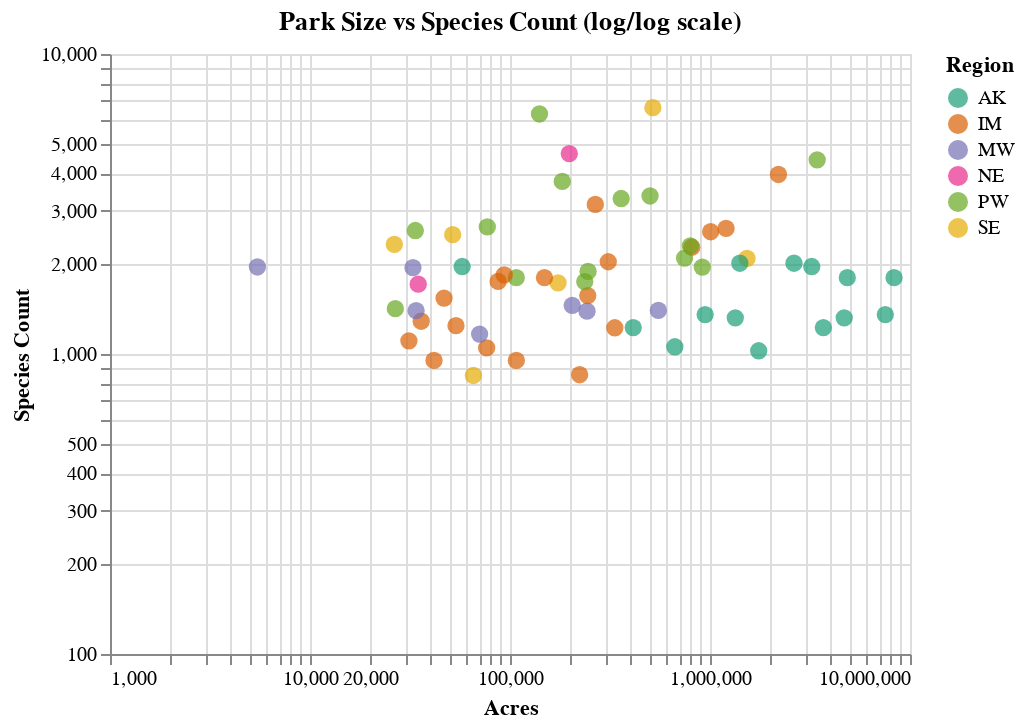

Here is the notebook cell this chart was saved with:
### Markdown cell above
## Q5 - Compare the Acres to Species Count

On a log/log scale compare the total species count (only the rows where "Species Type" is "All Types") with the park size. Encode the region using the same color scale as above. Add a tool tip to see the park name, Species Count, and Acres.

Add a `selection_multi` that will highlight the selected data by turning unselected data light gray.

### Code cell
# your code here
selector = alt.selection_multi(bind='legend',fields=['UNIT_CODE','Park Name'])
speciesCt = df_species_final[df_species_final['Species Type'] == 'All Types']
alt.Chart(speciesCt).mark_circle(size=75).encode(
    x=alt.X("Acres",scale=alt.Scale(type="log")),
    y=alt.Y("Species Count",scale=alt.Scale(type="log")),
    color=alt.condition(selector, 'Region:N', alt.value('lightgray'), scale=alt.Scale(scheme='dark2')),
    tooltip=['Park Name', 'Species Count', 'Acres']
).properties(
    width=400,
    height=300,
    title="Park Size vs Species Count (log/log scale)"
).add_selection(
    selector
)

### Figure 1 — Vega-Lite specification as saved in the notebook (floating-point values rounded to 4 significant figures)
{"config": {"view": {"continuousWidth": 400, "continuousHeight": 300}}, "data": {"name": "data-303c6973cb6bc24079e0bf151f8e51e2"}, "mark": {"type": "circle", "size": 75}, "encoding": {"color": {"condition": {"field": "Region", "scale": {"scheme": "dark2"}, "type": "nominal", "selection": "selector001"}, "value": "lightgray"}, "tooltip": [{"field": "Park Name", "type": "nominal"}, {"field": "Species Count", "type": "quantitative"}, {"field": "Acres", "type": "quantitative"}], "x": {"field": "Acres", "scale": {"type": "log"}, "type": "quantitative"}, "y": {"field": "Species Count", "scale": {"type": "log"}, "type": "quantitative"}}, "height": 300, "selection": {"selector001": {"type": "multi", "bind": "legend", "fields": ["UNIT_CODE", "Park Name"]}}, "title": "Park Size vs Species Count (log/log scale)", "width": 400, "$schema": "https://vega.github.io/schema/vega-lite/v4.17.0.json", "datasets": {"data-303c6973cb6bc24079e0bf151f8e51e2": [{"UNIT_CODE": "ACAD", "Species Type": "All Types", "Species Count": 1709.0, "Park Name": "Acadia National Park", "Acres": 34770.0, "Region": "NE"}, {"UNIT_CODE": "ARCH", "Species Type": "All Types", "Species Count": 1048.0, "Park Name": "Arches National Park", "Acres": 76460.0, "Region": "IM"}, {"UNIT_CODE": "BADL", "Species Type": "All Types", "Species Count": 1389.0, "Park Name": "Badlands National Park", "Acres": 242700.0, "Region": "MW"}, {"UNIT_CODE": "BIBE", "Species Type": "All Types", "Species Count": 2269.0, "Park Name": "Big Bend National Park", "Acres": 810900.0, "Region": "IM"}, {"UNIT_CODE": "BISC", "Species Type": "All Types", "Species Count": 1726.0, "Park Name": "Biscayne National Park", "Acres": 173800.0, "Region": "SE"}, {"UNIT_CODE": "BLCA", "Species Type": "All Types", "Species Count": 1106.0, "Park Name": "Black Canyon of the Gunnison National Park", "Acres": 31230.0, "Region": "IM"}, {"UNIT_CODE": "BRCA", "Species Type": "All Types", "Species Count": 1286.0, "Park Name": "Bryce Canyon National Park", "Acres": 35990.0, "Region": "IM"}, {"UNIT_CODE": "CANY", "Species Type": "All Types", "Species Count": 1223.0, "Park Name": "Canyonlands National Park", "Acres": 334200.0, "Region": "IM"}, {"UNIT_CODE": "CARE", "Species Type": "All Types", "Species Count": 1566.0, "Park Name": "Capitol Reef National Park", "Acres": 244800.0, "Region": "IM"}, {"UNIT_CODE": "CAVE", "Species Type": "All Types", "Species Count": 1536.0, "Park Name": "Carlsbad Caverns National Park", "Acres": 46800.0, "Region": "IM"}, {"UNIT_CODE": "CHIS", "Species Type": "All Types", "Species Count": 1885.0, "Park Name": "Channel Islands National Park", "Acres": 245700.0, "Region": "PW"}, {"UNIT_CODE": "CONG", "Species Type": "All Types", "Species Count": 2321.0, "Park Name": "Congaree National Park", "Acres": 26410.0, "Region": "SE"}, {"UNIT_CODE": "CRLA", "Species Type": "All Types", "Species Count": 3760.0, "Park Name": "Crater Lake National Park", "Acres": 182600.0, "Region": "PW"}, {"UNIT_CODE": "CUVA", "Species Type": "All Types", "Species Count": 1941.0, "Park Name": "Cuyahoga Valley National Park", "Acres": 32720.0, "Region": "MW"}, {"UNIT_CODE": "DENA", "Species Type": "All Types", "Species Count": 1320.0, "Park Name": "Denali National Preserve", "Acres": 1338000.0, "Region": "AK"}, {"UNIT_CODE": "DENA", "Species Type": "All Types", "Species Count": 1320.0, "Park Name": "Denali National Park", "Acres": 4689000.0, "Region": "AK"}, {"UNIT_CODE": "DEVA", "Species Type": "All Types", "Species Count": 4439.0, "Park Name": "Death Valley National Park", "Acres": 3435000.0, "Region": "PW"}, {"UNIT_CODE": "DRTO", "Species Type": "All Types", "Species Count": 848.0, "Park Name": "Dry Tortugas National Park", "Acres": 65580.0, "Region": "SE"}, {"UNIT_CODE": "EVER", "Species Type": "All Types", "Species Count": 2084.0, "Park Name": "Everglades National Park", "Acres": 1532000.0, "Region": "SE"}, {"UNIT_CODE": "GAAR", "Species Type": "All Types", "Species Count": 1353.0, "Park Name": "Gates of the Arctic National Park", "Acres": 7527000.0, "Region": "AK"}, {"UNIT_CODE": "GAAR", "Species Type": "All Types", "Species Count": 1353.0, "Park Name": "Gates of the Arctic National Preserve", "Acres": 945700.0, "Region": "AK"}, {"UNIT_CODE": "GLAC", "Species Type": "All Types", "Species Count": 2556.0, "Park Name": "Glacier National Park", "Acres": 1008000.0, "Region": "IM"}, {"UNIT_CODE": "GLBA", "Species Type": "All Types", "Species Count": 1957.0, "Park Name": "Glacier Bay National Park", "Acres": 3227000.0, "Region": "AK"}, {"UNIT_CODE": "GLBA", "Species Type": "All Types", "Species Count": 1957.0, "Park Name": "Glacier Bay National Preserve", "Acres": 57660.0, "Region": "AK"}, {"UNIT_CODE": "GRBA", "Species Type": "All Types", "Species Count": 2653.0, "Park Name": "Great Basin National Park", "Acres": 77000.0, "Region": "PW"}, {"UNIT_CODE": "GRCA", "Species Type": "All Types", "Species Count": 2622.0, "Park Name": "Grand Canyon National Park", "Acres": 1203000.0, "Region": "IM"}, {"UNIT_CODE": "GRSA", "Species Type": "All Types", "Species Count": 952.0, "Park Name": "Great Sand Dunes National Preserve", "Acres": 41690.0, "Region": "IM"}, {"UNIT_CODE": "GRSA", "Species Type": "All Types", "Species Count": 952.0, "Park Name": "Great Sand Dunes National Park", "Acres": 107600.0, "Region": "IM"}, {"UNIT_CODE": "GRSM", "Species Type": "All Types", "Species Count": 6623.0, "Park Name": "Great Smoky Mountains National Park", "Acres": 518100.0, "Region": "SE"}, {"UNIT_CODE": "GRTE", "Species Type": "All Types", "Species Count": 2030.0, "Park Name": "Grand Teton National Park", "Acres": 310000.0, "Region": "IM"}, {"UNIT_CODE": "GUMO", "Species Type": "All Types", "Species Count": 1746.0, "Park Name": "Guadalupe Mountains National Park", "Acres": 87220.0, "Region": "IM"}, {"UNIT_CODE": "HALE", "Species Type": "All Types", "Species Count": 2580.0, "Park Name": "Haleakala National Park", "Acres": 33630.0, "Region": "PW"}, {"UNIT_CODE": "HAVO", "Species Type": "All Types", "Species Count": 3298.0, "Park Name": "Hawai'i Volcanoes National Park", "Acres": 359600.0, "Region": "PW"}, {"UNIT_CODE": "HOSP", "Species Type": "All Types", "Species Count": 1950.0, "Park Name": "Hot Springs National Park", "Acres": 5457.0, "Region": "MW"}, {"UNIT_CODE": "ISRO", "Species Type": "All Types", "Species Count": 1397.0, "Park Name": "Isle Royale National Park", "Acres": 551800.0, "Region": "MW"}, {"UNIT_CODE": "JOTR", "Species Type": "All Types", "Species Count": 2294.0, "Park Name": "Joshua Tree National Park", "Acres": 797500.0, "Region": "PW"}, {"UNIT_CODE": "KATM", "Species Type": "All Types", "Species Count": 1225.0, "Park Name": "Katmai National Park", "Acres": 3688000.0, "Region": "AK"}, {"UNIT_CODE": "KATM", "Species Type": "All Types", "Species Count": 1225.0, "Park Name": "Katmai National Preserve", "Acres": 413200.0, "Region": "AK"}, {"UNIT_CODE": "KEFJ", "Species Type": "All Types", "Species Count": 1057.0, "Park Name": "Kenai Fjords National Park", "Acres": 667100.0, "Region": "AK"}, {"UNIT_CODE": "KOVA", "Species Type": "All Types", "Species Count": 1025.0, "Park Name": "Kobuk Valley National Park", "Acres": 1752000.0, "Region": "AK"}, {"UNIT_CODE": "LACL", "Species Type": "All Types", "Species Count": 2007.0, "Park Name": "Lake Clark National Preserve", "Acres": 1410000.0, "Region": "AK"}, {"UNIT_CODE": "LACL", "Species Type": "All Types", "Species Count": 2007.0, "Park Name": "Lake Clark National Park", "Acres": 2629000.0, "Region": "AK"}, {"UNIT_CODE": "LAVO", "Species Type": "All Types", "Species Count": 1797.0, "Park Name": "Lassen Volcanic National Park", "Acres": 107500.0, "Region": "PW"}, {"UNIT_CODE": "MACA", "Species Type": "All Types", "Species Count": 2499.0, "Park Name": "Mammoth Cave National Park", "Acres": 51700.0, "Region": "SE"}, {"UNIT_CODE": "MEVE", "Species Type": "All Types", "Species Count": 1243.0, "Park Name": "Mesa Verde National Park", "Acres": 53690.0, "Region": "IM"}, {"UNIT_CODE": "MORA", "Species Type": "All Types", "Species Count": 1743.0, "Park Name": "Mount Rainier National Park", "Acres": 236400.0, "Region": "PW"}, {"UNIT_CODE": "NOCA", "Species Type": "All Types", "Species Count": 3363.0, "Park Name": "North Cascades National Park", "Acres": 501400.0, "Region": "PW"}, {"UNIT_CODE": "OLYM", "Species Type": "All Types", "Species Count": 1948.0, "Park Name": "Olympic National Park", "Acres": 915100.0, "Region": "PW"}, {"UNIT_CODE": "PEFO", "Species Type": "All Types", "Species Count": 853.0, "Park Name": "Petrified Forest National Park", "Acres": 223000.0, "Region": "IM"}, {"UNIT_CODE": "PINN", "Species Type": "All Types", "Species Count": 1416.0, "Park Name": "Pinnacles National Park", "Acres": 26710.0, "Region": "PW"}, {"UNIT_CODE": "REDW", "Species Type": "All Types", "Species Count": 6310.0, "Park Name": "Redwood National Park", "Acres": 140400.0, "Region": "PW"}, {"UNIT_CODE": "ROMO", "Species Type": "All Types", "Species Count": 3152.0, "Park Name": "Rocky Mountain National Park", "Acres": 267000.0, "Region": "IM"}, {"UNIT_CODE": "SAGU", "Species Type": "All Types", "Species Count": 1834.0, "Park Name": "Saguaro National Park", "Acres": 93590.0, "Region": "IM"}, {"UNIT_CODE": "SHEN", "Species Type": "All Types", "Species Count": 4655.0, "Park Name": "Shenandoah National Park", "Acres": 197900.0, "Region": "NE"}, {"UNIT_CODE": "THRO", "Species Type": "All Types", "Species Count": 1165.0, "Park Name": "Theodore Roosevelt National Park", "Acres": 70460.0, "Region": "MW"}, {"UNIT_CODE": "VOYA", "Species Type": "All Types", "Species Count": 1453.0, "Park Name": "Voyageurs National Park", "Acres": 204700.0, "Region": "MW"}, {"UNIT_CODE": "WICA", "Species Type": "All Types", "Species Count": 1395.0, "Park Name": "Wind Cave National Park", "Acres": 33930.0, "Region": "MW"}, {"UNIT_CODE": "WRST", "Species Type": "All Types", "Species Count": 1796.0, "Park Name": "Wrangell-St. Elias National Park", "Acres": 8322000.0, "Region": "AK"}, {"UNIT_CODE": "WRST", "Species Type": "All Types", "Species Count": 1796.0, "Park Name": "Wrangell-St. Elias National Preserve", "Acres": 4858000.0, "Region": "AK"}, {"UNIT_CODE": "YELL", "Species Type": "All Types", "Species Count": 3966.0, "Park Name": "Yellowstone National Park", "Acres": 2199000.0, "Region": "IM"}, {"UNIT_CODE": "YOSE", "Species Type": "All Types", "Species Count": 2088.0, "Park Name": "Yosemite National Park", "Acres": 745900.0, "Region": "PW"}, {"UNIT_CODE": "ZION", "Species Type": "All Types", "Species Count": 1796.0, "Park Name": "Zion National Park", "Acres": 148700.0, "Region": "IM"}]}}
